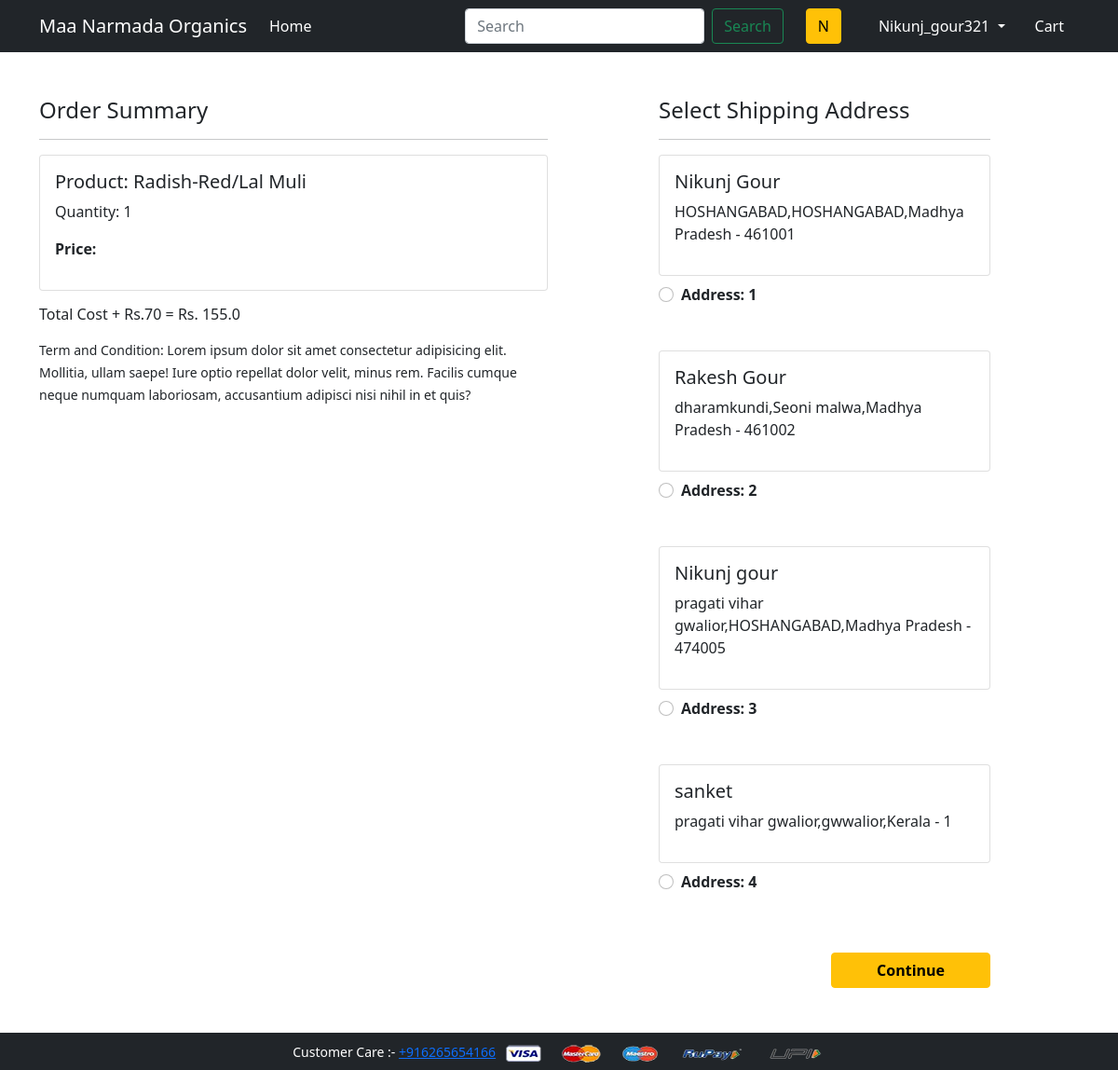
/checkout/ (signed in), run on an earlier commit of the app's database.
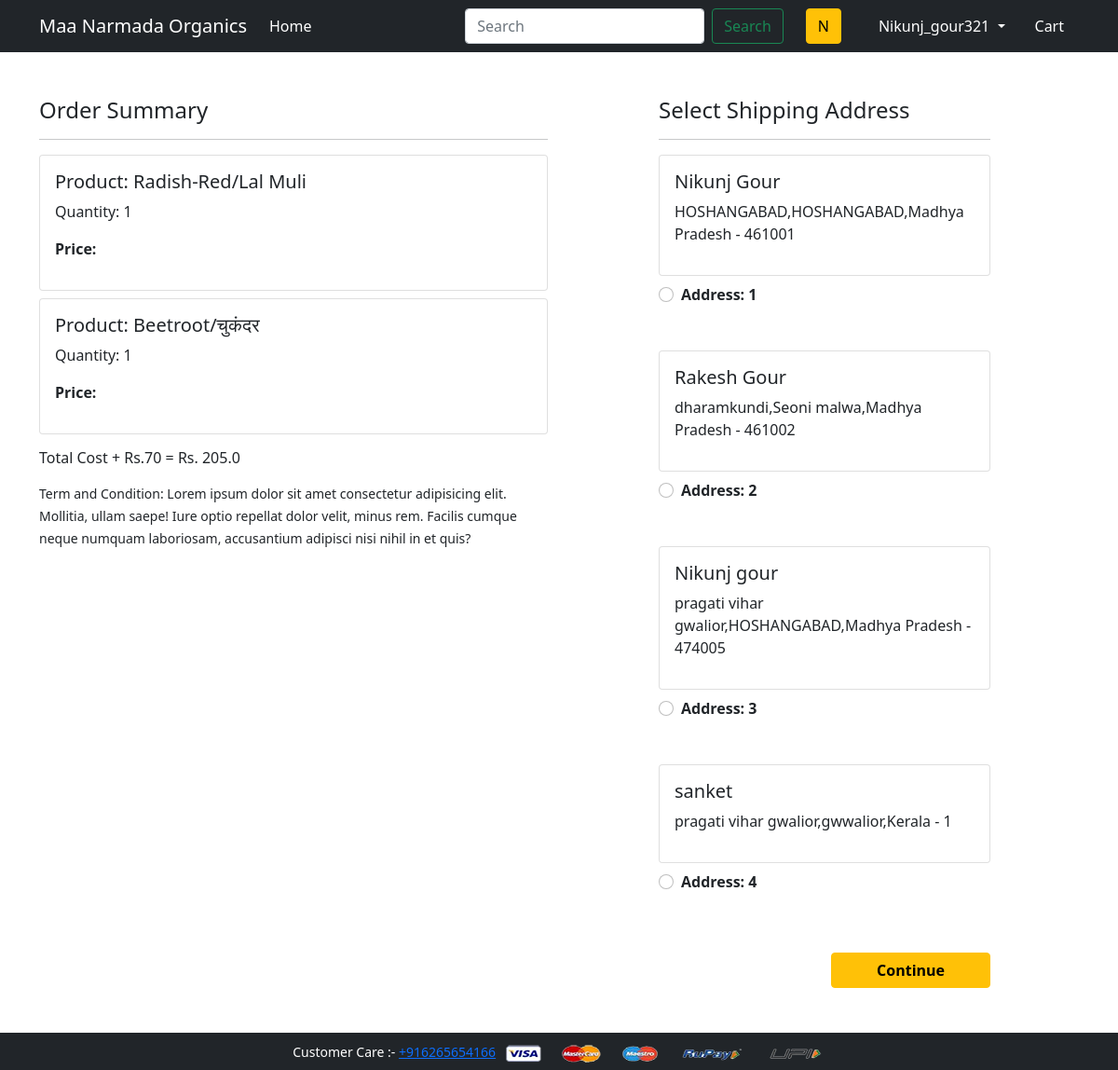
And on a later commit of the database.
### app/models.py (models this page shows)
class Cart(models.Model):
    user = models.ForeignKey(User, on_delete=models.CASCADE)
    Product = models.ForeignKey(Product, on_delete=models.CASCADE)
    quantity = models.PositiveIntegerField(default=1)

class Product(models.Model):
    title = models.CharField(max_length=100)
    selling_price = models.FloatField()
    discounted_price = models.FloatField()
    description = models.TextField()
    brand = models.CharField(max_length=100)
    category = models.CharField(choices=CATEGORY_CHOICES, max_length=2)
    product_image = models.ImageField(upload_to='productimg')

class Customer(models.Model):
    user = models.ForeignKey(User, on_delete=models.CASCADE)
    name = models.CharField(max_length=200)
    locality = models.CharField(max_length=200)
    city = models.CharField(max_length=50)
    zipcode = models.IntegerField()
    state = models.CharField(choices=STATE_CHOICE, max_length=50)

### app/views.py (the view)
# urls.py: path('checkout/', views.checkout, name='checkout'),
@login_required()
def checkout(request):
    user = request.user
    add = Customer.objects.filter(user=user)
    cart_items = Cart.objects.filter(user=user)
    amount = 0.0
    shipping_amount = 70.0
    cart_product = [p for p in Cart.objects.all() if p.user == request.user]
    if cart_product:
        for p in cart_product:
            tempamount = (p.quantity * p.Product.discounted_price)
            amount += tempamount
        totalamount = amount + shipping_amount
    return render(request, 'app/checkout.html', {'add': add, 'totalamount': totalamount, 'cart_items': cart_items})

### app/templates/app/checkout.html (shortened to what this page needs)
{% extends 'app/base.html' %}
{% load static %}
{% block main-content %}
<div class="container">
 <div class="row mt-5">
  <div class="col-sm-6">
    <h4>Order Summary</h4>
    <hr>
    {% for item in cart_items %}
      <div class="card mb-2">
        <div class="card-body">
          <h5>Product: {{item.Product.title}}</h5>
          <p>Quantity: {{item.quantity}}</p>
          <p class="fw-bold">Price: {{item.total_cost}}</p>
        </div>
      </div>
      {% endfor %}
    <p><h6>Total Cost + Rs.70 =  Rs. {{totalamount}}</h6></p>
    <small>Term and Condition: Lorem ipsum dolor sit amet consectetur adipisicing elit. Mollitia, ullam saepe! Iure optio repellat dolor velit, minus rem. Facilis cumque neque numquam laboriosam, accusantium adipisci nisi nihil in et quis?</small>
  </div>
  <div class="col-sm-4 offset-sm-1">
    <h4>Select Shipping Address</h4>
    <hr>
    <form action="/paymentdone">
    {% for ad in add %}
      <div class="card">
        <div class="card-body">
        <h5>{{ad.name}}</h5>
        <p>{{ad.locality}},{{ad.city}},{{ad.state}} - {{ad.zipcode}}</p>
        </div>
      </div>
        <div class="form-check mt-2 mb-5">
          <input class="form-check-input" type="radio" name="custid" id="custadd{{forloop.counter}}" value="{{ad.id}}">
          <label class="form-check-label fw-bold" for="custadd{{forloop.counter}}">
            Address: {{forloop.counter}}</label>
        </div>
        {% endfor %}
        <div class="text-end">
          <button type="submit" class="btn btn-warning mt-3 px-5 fw-bold">Continue</button>
        </div>
      </form>
    </div>
  </div>
</div>
{% endblock main-content %}

What changed in the data, as far as the page shows it:
added Cart: Product "Beetroot/चुकंदर", quantity "1"
Also different on the page:
{{ totalamount }}: "155.0" → "205.0"
